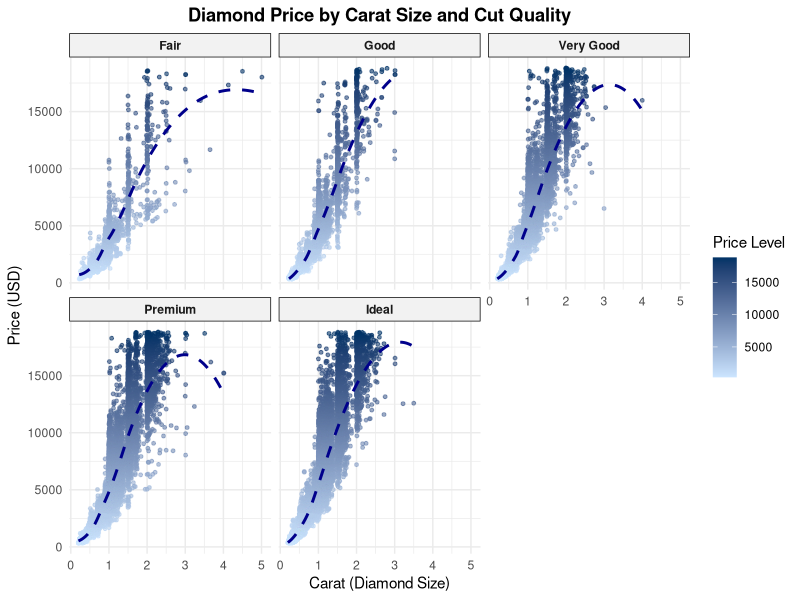

Write the R code that produced this figure.
library(ggplot2)
data(diamonds)


# Load the ggplot2 library and diamonds dataset
library(ggplot2)
data(diamonds)

# Improved Scatter Plot
# Aesthetics: Mapping variables
ggplot(  
  data = diamonds,  
  mapping = aes(  
    x = carat,
    y = price,
    color = price  
  )
) +
  # Geometry: Adding scatter plot points
  geom_point(size = 1, alpha = 0.6) + 
  # Geometry: Adding a trend line
  geom_smooth(method = "loess", se = FALSE, linetype = "dashed", color = "darkblue") +  
  # Facet: Creating small multiples by cut quality
  facet_wrap(~ cut) +  
  # Labels: Setting plot title and axis labels
  labs(  
    title = "Diamond Price by Carat Size and Cut Quality",
    x = "Carat (Diamond Size)",
    y = "Price (USD)",
    color = "Price Level"
  ) +
  # Scale: Gradient scale for price levels
  scale_color_gradient(low = "#CCE5FF", high = "#003366") +  
  # Theme: Applying a minimal theme
  theme_minimal() +  
  theme(  
    legend.position = "right",
    plot.title = element_text(hjust = 0.5, face = "bold"),
    strip.background = element_rect(fill = "#f2f2f2"),
    strip.text = element_text(face = "bold")
  )

